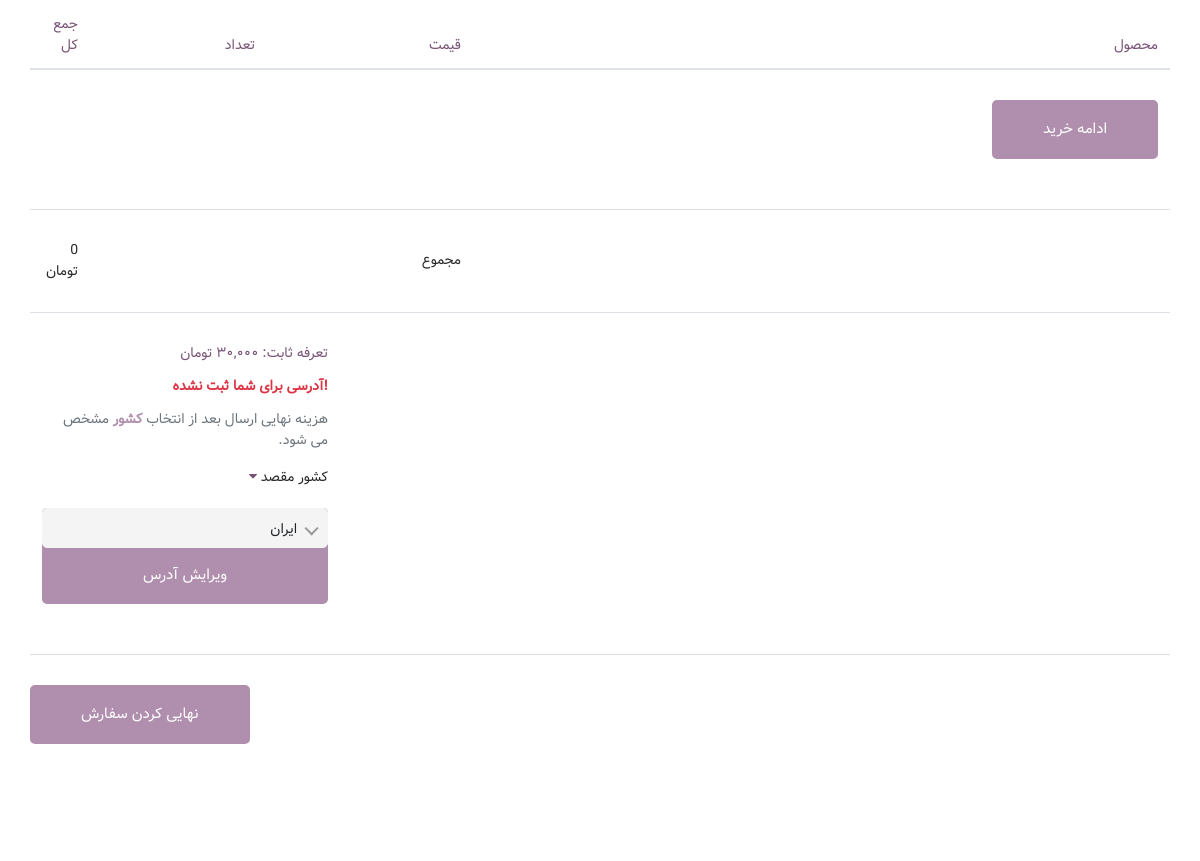
Before: /cart/ (signed in, middle part) with the older database file.
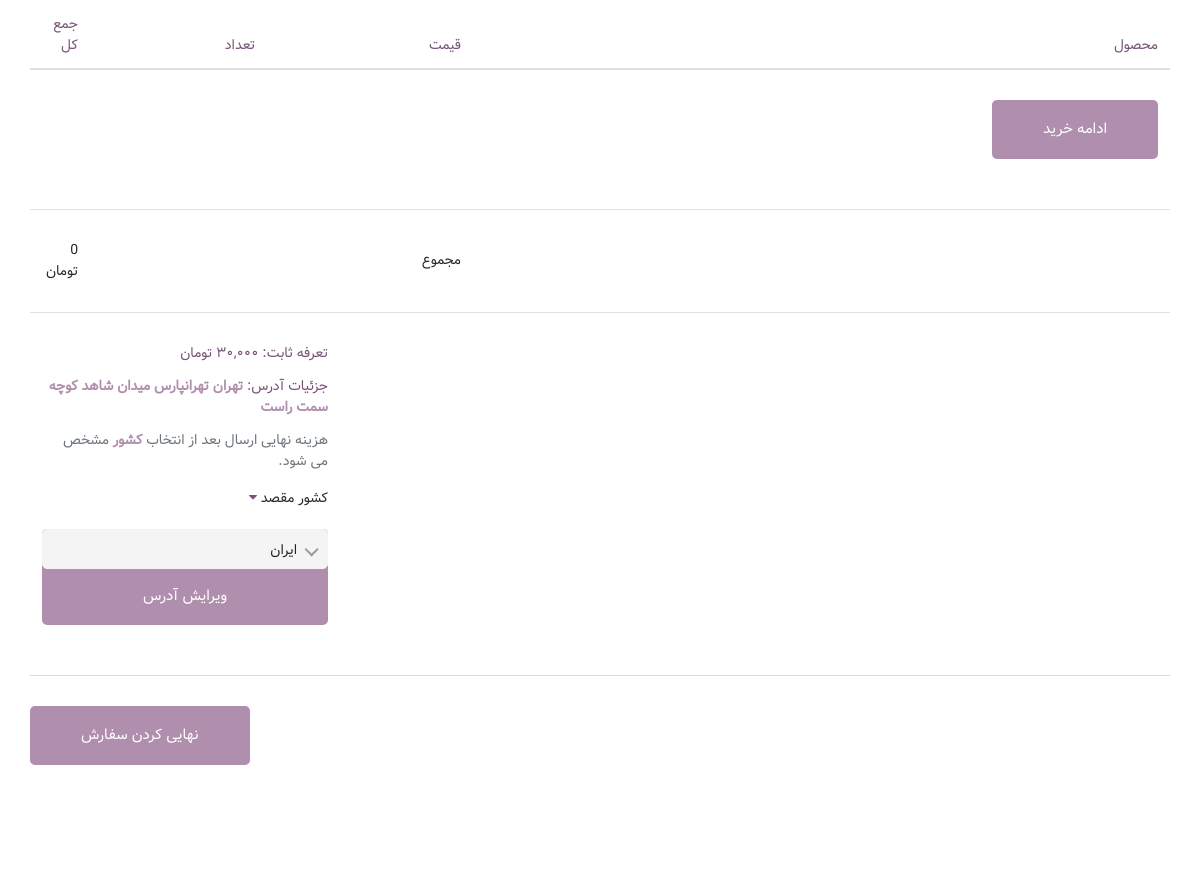
After: the same page with the newer database file.
### user/models.py (models this page shows, shortened)
class CustomUser(AbstractBaseUser, PermissionsMixin, TimeStampedModel):
    class Roles(models.TextChoices):
        CUSTOMER = 'customer', 'خریدار'
        SELLER = 'seller', 'فروشنده'
        STAFF = 'staff', 'ادمین'
    role = models.CharField(
        verbose_name='نقش',
        max_length=10,
        choices=Roles.choices,
        default=Roles.CUSTOMER
    )
    phone = models.CharField(
        verbose_name='شماره تماس',
        max_length=20,
        unique=True,
        validators= [phone_validator],
        help_text='شماره باید منحصر به فرد باشد'
    )
    first_name = models.CharField(
        verbose_name='نام',
        max_length=30
    )
    last_name = models.CharField(
        verbose_name='نام خانوادگی',
        max_length=30
    )
    email = models.EmailField(
        verbose_name='ایمیل',
        blank=True,
        null=True
    )
    is_active = models.BooleanField(
        default=True,
        help_text='مشخص میکند آیا کاربر فعال است یا نه'
    )
    is_staff = models.BooleanField(
        default=False,
        help_text='مربوط به دسترسی به پنل ادمین'
    )
    class Meta:
        verbose_name = 'کاربر'
        verbose_name_plural = 'کاربرها'
        ordering = ['-created_at']
    USERNAME_FIELD = 'phone'
    REQUIRED_FIELDS = ['first_name', 'last_name']
    objects = CustomUserManager()

### account/models.py (models this page shows, shortened)
class Profile(TimeStampedModel):
    user = models.OneToOneField(
        settings.AUTH_USER_MODEL,
        on_delete=models.CASCADE,
        related_name='profile',
        verbose_name='کاربر'
    )
    location = models.TextField(
        verbose_name='آدرس',
        max_length=255,
        blank=True,
        null=True,
    )
    postal_code = models.CharField(
        verbose_name='کد پستی',
        max_length=10,
        validators=[IRPostalCodeField().clean],
        blank=True,
        null=True,
    )
    avatar = models.ImageField(
        verbose_name='تصویر پروفایل',
        upload_to='avatars/',
        validators=[validate_file_size],
        blank=True,
        null=True
    )
    class Meta:
        verbose_name = 'پروفایل'
        verbose_name_plural = 'پروفایل ها'

### cart/views.py (the view)
# urls.py: path('', views.cart_detail, name='detail'),
def cart_detail(request):
    cart = get_or_create_cart(request)
    return render(request, 'cart/cart_detail.html', {'cart': cart})

### cart/models.py (called while the page is built)
    @property
    def total_price(self):
        return sum(item.total_price for item in self.items.all())

### cart/utils.py (called while the page is built)
def get_or_create_cart(request):
    if request.user.is_authenticated:
        cart, _ = Cart.objects.get_or_create(user=request.user)
        return cart
    if not request.session.session_key:
        request.session.create()
    session_key = request.session.session_key
    cart, _ = Cart.objects.get_or_create(session_key=session_key, user=None)
    return cart

### cart/templates/cart/cart_detail.html (shortened to what this page needs)
{% extends 'base.html' %}
{% load static %}
{% block content %}
  <section class="cart_area section_padding" dir="rtl">
    <div class="container">
      <div class="cart_inner">
        <div class="table-responsive">
          <table class="table">
            <thead>
              <tr>
                <th scope="col">محصول</th>
                <th scope="col"></th>
                <th scope="col">قیمت</th>
                <th scope="col">تعداد</th>
                <th scope="col">جمع کل</th>
              </tr>
            </thead>
            <tbody>
              <tr class="bottom_button">
                <td>
                  <a class="btn_1" href="{% url 'product:product_list' %}">ادامه خرید</a>
                </td>
                <td></td>
                <td></td>
                <td></td>
                <td></td>
              </tr>
              <tr>
                <td></td>
                <td></td>
                <td>
                  <h5>مجموع</h5>
                </td>
                <td></td>
                <td>
                  <h5>{{ cart.total_price }} تومان</h5>
                </td>
              </tr>
              <tr class="shipping_area" dir="ltr">
                <td></td>
                <td></td>
                <td></td>
                <td></td>
                <td>
                  <div class="shipping_box" dir="rtl">
                    <ul class="list text-right">
                      <li>
                          تعرفه ثابت: ۳۰,۰۰۰ تومان
                      </li>
                      <li class="mt-2">
                        {% if user.profile.location %}
                          جزئیات آدرس:  <b>{{ user.profile.location }}</b>
                        {% else %}
                          <b class="text-danger">!آدرسی برای شما ثبت نشده</b>
                        {% endif %}
                      </li>
                      <li class="mt-2 text-muted">
                          هزینه نهایی ارسال بعد از انتخاب <b>کشور</b> مشخص می شود.
                      </li>
                    </ul>
                    <h6 class="text-right mt-3">
                      کشور مقصد
                      <i class="fa fa-caret-down" aria-hidden="true"></i>
                    </h6>
                    <a class="btn_1 d-block text-center" href="{% url 'account:update' %}">ویرایش آدرس</a>
                  </div>
                </td>
              </tr>
            </tbody>
          </table>
          <form method="post" action="{% url 'order:checkout' %}" class="mt-4">
            <div class="checkout_btn_inner float-left">
                <button type="submit" value="submit" class="btn_1 checkout_btn_1">
                    نهایی کردن سفارش
                </button>
            </div>
          </form>
        </div>
      </div>
    </div>
  </section>
{% endblock content %}

Changed rows visible on the page:
now on this page (row edited): CustomUser: profile.location "تهران تهرانپارس میدان شاهد کوچه سمت راست"
Other visible differences:
text no longer shown: "!آدرسی برای شما ثبت نشده"
text now shown: "جزئیات آدرس:"
